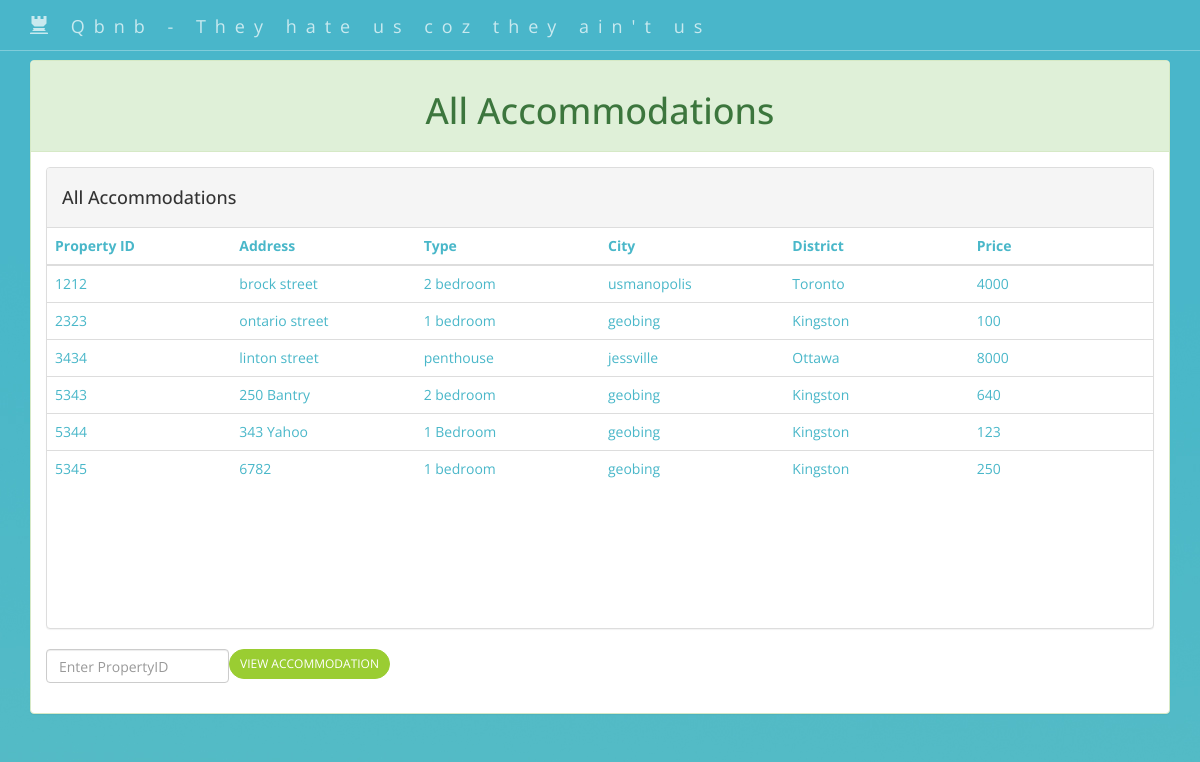
The page /viewallaccommodation.php (signed in) on the database its author committed.
### tables this page shows
CREATE TABLE `rental_properties` (
  `propertyID` int(11) NOT NULL,
  `supplierID` int(11) NOT NULL,
  `address` varchar(20) NOT NULL,
  `type` varchar(20) NOT NULL,
  `features` varchar(20) NOT NULL,
  `price` int(11) NOT NULL,
  `districtID` int(11) NOT NULL
);

CREATE TABLE `city_districts` (
  `districtName` varchar(20) NOT NULL,
  `numOfPOI` int(11) NOT NULL,
  `city` varchar(20) NOT NULL,
  `districtID` int(11) NOT NULL
);

### viewallaccommodation.php (the view, shortened to what this page needs)
<!DOCTYPE HTML>
<html>
<head>
    <link href="css/bootstrap.min.css" rel="stylesheet">
    <link href="css/custom.css" rel="stylesheet">
</head>
<br>
<br>
<br>
<body>
 <?php
if(isset($_SESSION['id'])){
    include_once 'config/connection.php';
        $query = "SELECT propertyID, address , type, price,  city_districts.city, city_districts.districtName
				FROM rental_properties INNER JOIN city_districts ON rental_properties.districtID = city_districts.districtID";
        $stmt = $con->prepare($query);
		$stmt->execute();
		$result = $stmt->get_result();
} else {
	header("Location: login.php");
	die();
}
?>
<body class="body_general">
<form name='viewallaccommodation' id='viewallaccommodation' action='viewallaccommodation.php' method='post'>
    <nav id="siteNav" class="navbar navbar-default navbar-fixed-top" role="navigation">
        <div class="container">
            <div class="navbar-header">
                <a class="navbar-brand" href="index.html">
                	<span class="glyphicon glyphicon-tower"></span>
                	Qbnb - They hate us coz they ain't us
                </a>
            </div>
        </div>
    </nav>
	<div class="container">
		<div class="panel panel-success">
		  <div class="panel-heading">
			<h3 class="panel-title"><h1 align="Middle"> All Accommodations</h1></h3>
		  </div>
		  <div class="panel-body">
			<div class="container-fluid">
			  <div class="row">
				  <div class="panel panel-default">
					<div class="panel-heading">
					  <h4>
						All Accommodations
					  </h4>
					</div>
					<div style="height:400px;overflow:auto;">
					<table class="table table-hover">
					  <thead>
						<tr>
						  <th class="col-xs-2">Property ID</th><th class="col-xs-2">Address</th><th class="col-xs-2">Type</th><th class="col-xs-2">City</th><th class="col-xs-2">District</th><th class="col-xs-2">Price</th>
						</tr>
					  </thead>
					  <tbody>
					  	<tr>
						<?php
						if (mysqli_num_rows($result) > 0) {
							while($row = mysqli_fetch_assoc($result)) {
								?>
								<tr>
								  <td class="col-xs-1"><?php echo $row['propertyID']; ?></td><td class="col-xs-2"><?php echo $row['address']; ?></a></td><td class="col-xs-2"><?php echo $row['type']; ?></a></td><td class="col-xs-2"><?php echo $row['city']; ?></a></td><td class="col-xs-2"><?php echo $row['districtName']; ?></a></td><td class="col-xs-2"><?php echo $row['price']; ?></td>
								</tr>
						<?php
							}
						} ?>
					  </tbody>
					</table>
					</div>
				  </div>
				  <div display="inline-block">
						<input type = 'submit' class="btn btn-primary btn-sm" id='viewButton2' name='viewButton2' value='View Accommodation' />
						<div class="form-group" style='float: left'>
							<input type="text" class="form-control" id="accToView" name = "accToView" placeholder="Enter PropertyID">
						</div>
				  </div>
			  </div>
			</div>
		</div>
	</div>
</div>
</form>
</body>
</html>

### css/custom.css (style rules this page uses)
html, body { width: 100%; height: 100%; font-family: 'Open Sans','Helvetica Neue',Arial,sans-serif; }
body { width: 100%; height: 100%; font-family: 'Open Sans','Helvetica Neue',Arial,sans-serif; background-image: url('../images/generalBackground1.jpg'); background-color: #6cc4bd; color: #49b7c9; }
a { color: yellowgreen; -webkit-transition: all .35s; -moz-transition: all .35s; transition: all .35s; }
.navbar-default { border-color: rgba(34,34,34,.05); background-color: #fff; -webkit-transition: all .35s; -moz-transition: all .35s; transition: all .35s; }
.navbar-default .navbar-header .navbar-brand { color: yellowgreen; }
@media (min-width:768px) { .navbar-default { border-color: rgba(255,255,255,.3); background-color: transparent; } }
@media (min-width:768px) { .navbar-default .navbar-header .navbar-brand { color: rgba(255,255,255,.7); letter-spacing: 0.5em; } }
.btn-primary { border-color: yellowgreen; color: #fff; background-color: yellowgreen; -webkit-transition: all .35s; -moz-transition: all .35s; transition: all .35s; }
.btn { border-radius: 300px; text-transform: uppercase; }

### rows shown on the page
rental_properties: propertyID "1212", address "brock street", type "2 bedroom", districtID.city "usmanopolis", districtID.districtName "Toronto", price "4000"
rental_properties: propertyID "2323", address "ontario street", type "1 bedroom", districtID.city "geobing", districtID.districtName "Kingston", price "100"
rental_properties: propertyID "3434", address "linton street", type "penthouse", districtID.city "jessville", districtID.districtName "Ottawa", price "8000"
rental_properties: propertyID "5343", address "250 Bantry", type "2 bedroom", districtID.city "geobing", districtID.districtName "Kingston", price "640"
rental_properties: propertyID "5344", address "343 Yahoo", type "1 Bedroom", districtID.city "geobing", districtID.districtName "Kingston", price "123"
rental_properties: propertyID "5345", address "6782", type "1 bedroom", districtID.city "geobing", districtID.districtName "Kingston", price "250"
